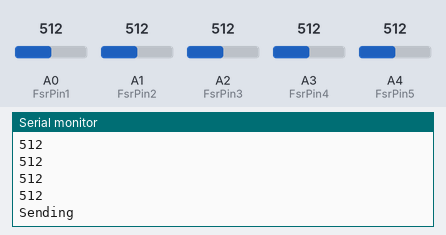
Recording of a sketch running on a simulated Arduino Nano, built with avr-gcc and run on an emulated ATmega328P. Parts: the last lines printed to the serial monitor. The test bench sets the inputs (shaded band); at power-on: A0 (FsrPin1) = 512, A1 (FsrPin2) = 512, A2 (FsrPin3) = 512, A3 (FsrPin4) = 512, A4 (FsrPin5) = 512. No radio packets arrive unless stated.

Above: at 1.2 s.
1.3 s: A0 (FsrPin1) set to 716
4.3 s: A1 (FsrPin2) set to 306
5.8 s: A2 (FsrPin3) set to 992
7.3 s: A3 (FsrPin4) set to 30
At 7.48 s:
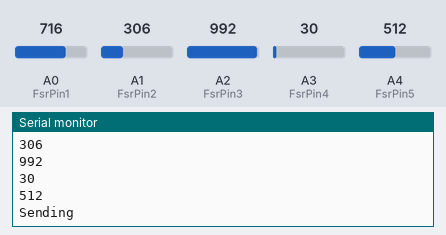
8.8 s: A4 (FsrPin5) set to 716
At 9.11 s:
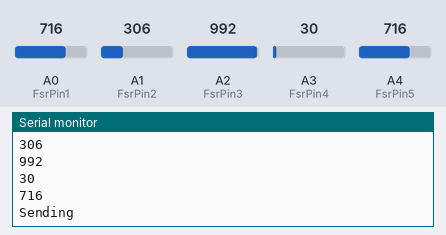
Timing chart, 0 to 11.3 s (numbered marks = the images above; inputs shaded):
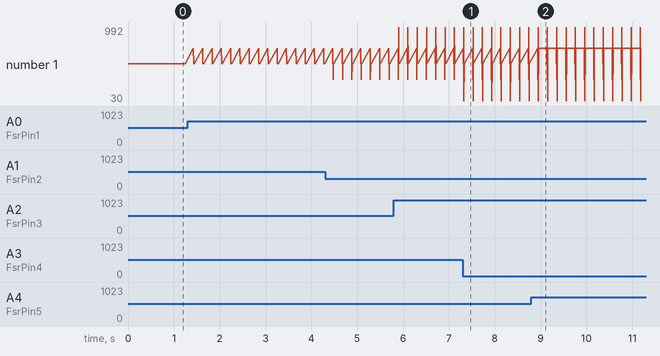

The sketch:

LeftHandMK2-ValueTEst.ino
```cpp
//Created by Yvan / https://Brainy-Bits.com
//This code is in the public domain...
//You can: copy it, use it, modify it, share it or just plain ignore it!
//Thx!
// NRF24L01 Module Tutorial - Code for Transmitter using Arduino NANO

//Include needed Libraries at beginning
#include "nRF24L01.h"  //NRF24L01 library created by TMRh20 https://github.com/TMRh20/RF24
#include "RF24.h"
#include "SPI.h"

int FsrPin1 = A0;  // the FSR and 10K pulldown are connected to a0
int fsrReading1;  // the analog reading from the FSR resistor divider

int FsrPin2 = A1;
int fsrReading2;

int FsrPin3 = A2;
int fsrReading3;

int FsrPin4 = A3;
int fsrReading4;

int FsrPin5 = A4;
int fsrReading5;


int SentMessageL[6] = { 0, 0, 0, 0, 0, 0 };  // Used to store value before being sent through the NRF24L01

RF24 radio(7, 8);  // NRF24L01 used SPI pins + Pin 9 and 10 on the NANO

const uint64_t pipe = 0xA6A6A6A6A6A6;  // Needs to be the same for communicating between 2 NRF24L01

//int Array[1];

void setup() {
  Serial.begin(9600);           // establish serial communication
  radio.begin();                // Start the NRF24L01
  radio.openWritingPipe(pipe);  // Get NRF24L01 ready to transmit
}

void loop(void) {

  SentMessageL[0] = analogRead(FsrPin1);
  SentMessageL[1] = analogRead(FsrPin2);
  SentMessageL[2] = analogRead(FsrPin3);
  SentMessageL[3] = analogRead(FsrPin4);
  SentMessageL[4] = analogRead(FsrPin5);
  SentMessageL[5] = 1;

  Serial.println(SentMessageL[0]);
  Serial.println(SentMessageL[1]);
  Serial.println(SentMessageL[2]);
  Serial.println(SentMessageL[3]);
  Serial.println(SentMessageL[4]);

  radio.write(SentMessageL, sizeof(SentMessageL));  // Send value through NRF24L01
  Serial.println("Sending");
  delay(200);
}
```

Measured:
- after the input at 7.3 s, the serial monitor: prints a new line at once (image 1)
